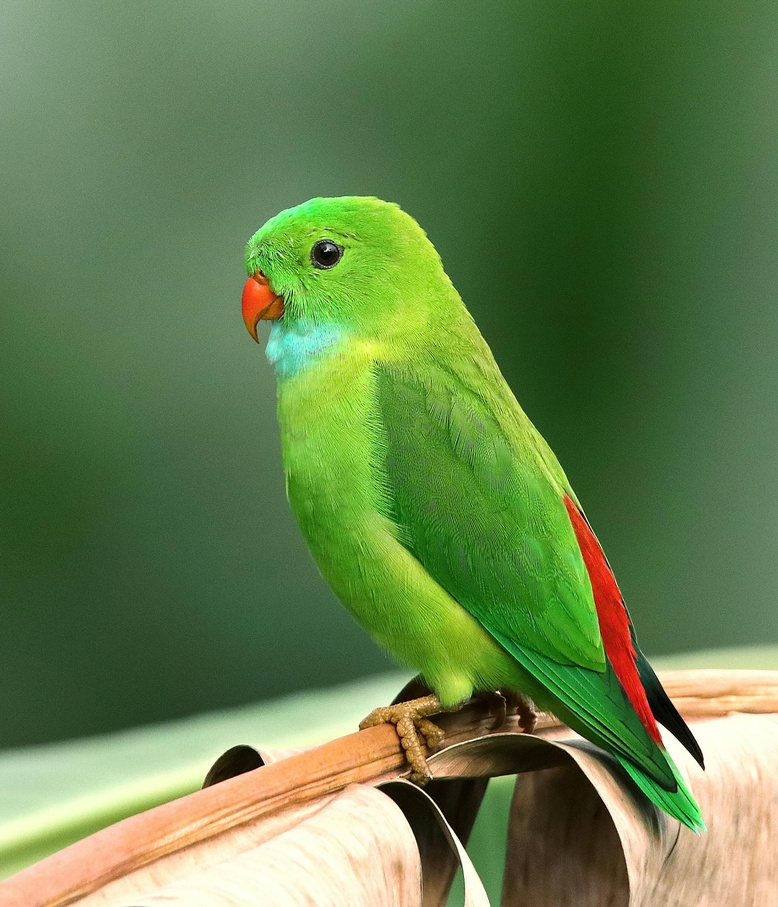
#> input picture Image Processing/photos/bird.jpg, 778 x 907 px, shrunk from 2250 x 2625 before the run, found by its file name
$ python Region_Split_and_Merge_Algorithm.py
#> lines starting #> are read from the running program, lines starting #| are printed output that depends on the picture; after the words box and inside, x2 and y2 are one past the last pixel; in counts of white or black regions, pixels touching at a corner belong together
# This is the Region Split and Merge Algorithm implementation
import cv2 as cv
import matplotlib.pyplot as plt
import numpy as np

def split_and_merge(image, threshold):
    height, width = image.shape
    segmented_image = np.zeros_like(image)

    def split(x, y, w, h):
        region = image[y:y+h, x:x+w]
        if np.std(region) < threshold:
            segmented_image[y:y+h, x:x+w] = np.mean(region)
        else:
            hw, hh = w//2, h//2
            if w > 1 and h > 1:
                split(x, y, hw, hh)
                split(x + hw, y, hw, hh)
                split(x, y + hh, hw, hh)
                split(x + hw, y + hh, hw, hh)

    split(0, 0, width, height)
    return segmented_image

def region_split_and_merge(image_path, threshold):
#> called with image_path = 'photos/bird.jpg', threshold = 15
    image = cv.imread(image_path, cv.IMREAD_GRAYSCALE)
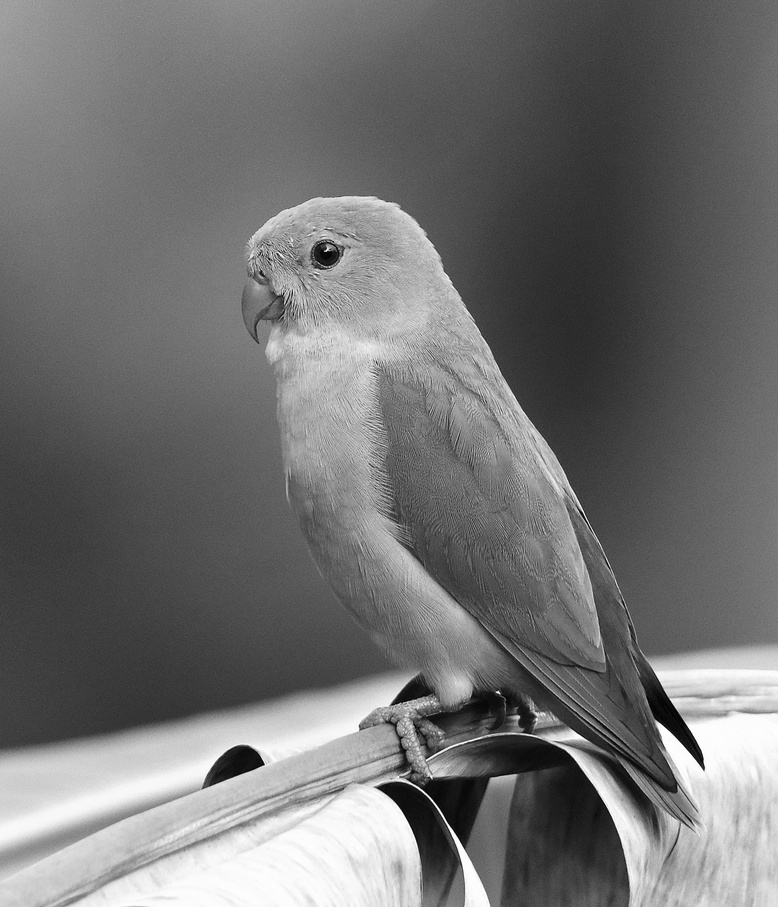
#> image: shape (907, 778); min 0, max 255, mean 113.4
    segmented_image = split_and_merge(image, threshold)
#> call 3 of split, with x = 0, y = 0, w = 194, h = 226
#> in split (call 3), `segmented_image[y:y+h, x:x+w] = np.mean(region)`:
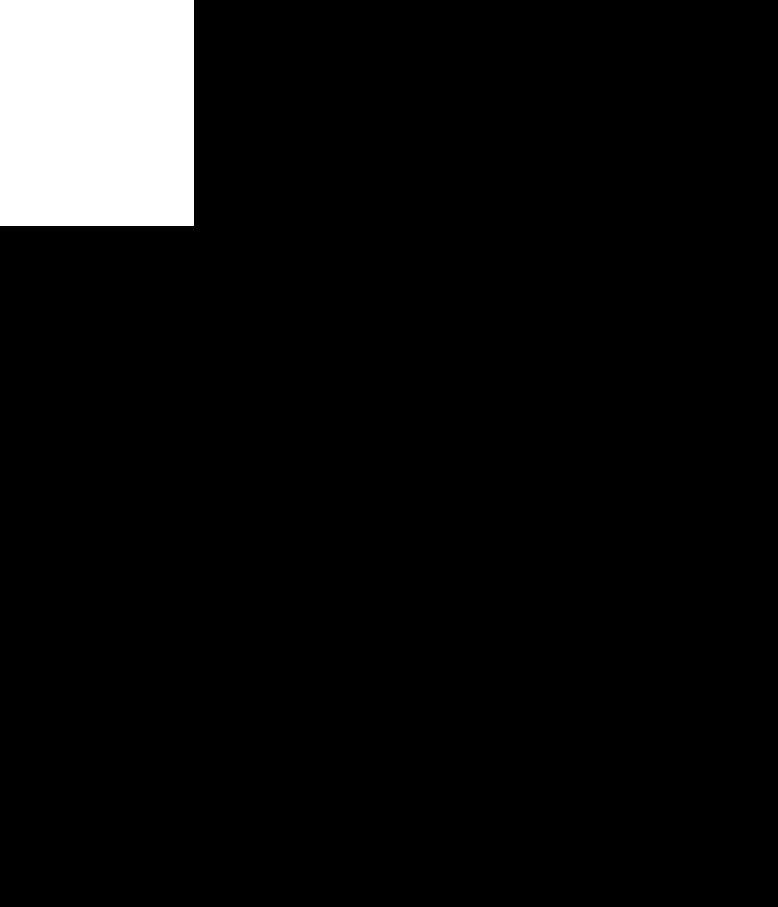
#> segmented_image: shape (907, 778); values 0 (black) and 127 (white), 6.2% white; 1 white region, box (x1, y1, x2, y2) and area: (0, 0, 194, 226) 43844
#> in split (call 5), `segmented_image[y:y+h, x:x+w] = np.mean(region)`: segmented_image: shape (907, 778); 1.55% of pixels changed, all inside (x1, y1, x2, y2) = (194, 0, 291, 113)
#> in split (call 6), `segmented_image[y:y+h, x:x+w] = np.mean(region)`: segmented_image: shape (907, 778); min 0, max 127, mean 11.5
#> in split (call 6), `segmented_image[y:y+h, x:x+w] = np.mean(region)`:
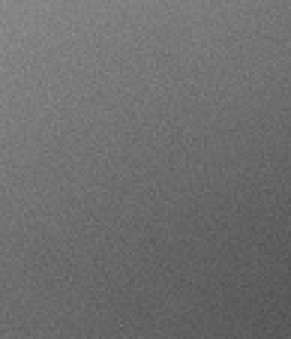
#> region: shape (113, 97) (shown 3 times larger); min 81, max 143, mean 110.4
#> in split (call 7), `segmented_image[y:y+h, x:x+w] = np.mean(region)`: segmented_image: shape (907, 778); min 0, max 127, mean 13.3
#> in split (call 7), `segmented_image[y:y+h, x:x+w] = np.mean(region)`:
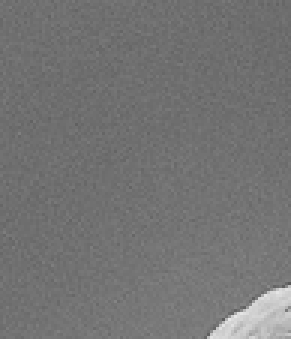
#> region: shape (113, 97) (shown 3 times larger); min 87, max 230, mean 115.7
#> in split (call 9), `segmented_image[y:y+h, x:x+w] = np.mean(region)`:
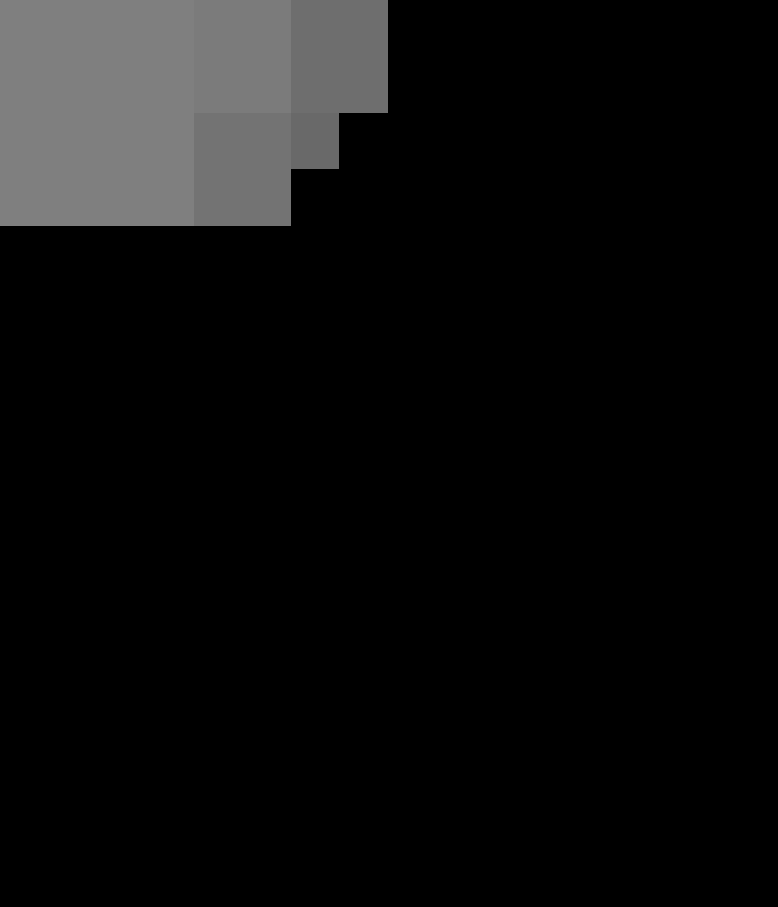
#> segmented_image: shape (907, 778); min 0, max 127, mean 13.7
#> in split (call 13), `segmented_image[y:y+h, x:x+w] = np.mean(region)`:
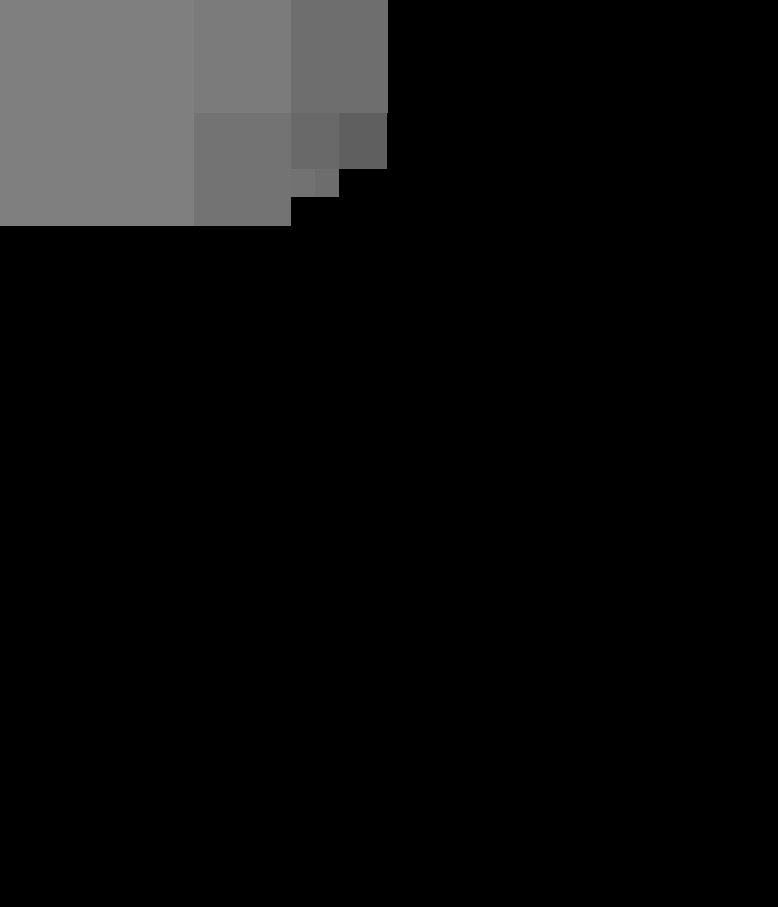
#> segmented_image: shape (907, 778); min 0, max 127, mean 14.3
#> in split (call 16), `segmented_image[y:y+h, x:x+w] = np.mean(region)`: segmented_image: shape (907, 778); 0.01% of pixels changed, all inside (x1, y1, x2, y2) = (291, 197, 297, 204)
#> in split (call 17), `segmented_image[y:y+h, x:x+w] = np.mean(region)`: segmented_image: shape (907, 778); min 0, max 127, mean 14.3
#> in split (call 19), `segmented_image[y:y+h, x:x+w] = np.mean(region)`: segmented_image: shape (907, 778); min 0, max 127, mean 14.3
#> in split (call 21), `segmented_image[y:y+h, x:x+w] = np.mean(region)`: segmented_image: shape (907, 778); min 0, max 127, mean 14.3
#> in split (call 22), `segmented_image[y:y+h, x:x+w] = np.mean(region)`: segmented_image: shape (907, 778); min 0, max 127, mean 14.3
#> in split (call 23), `segmented_image[y:y+h, x:x+w] = np.mean(region)`: segmented_image: shape (907, 778); min 0, max 127, mean 14.3
#> in split (call 24), `segmented_image[y:y+h, x:x+w] = np.mean(region)`: segmented_image: shape (907, 778); min 0, max 127, mean 14.3
#> in split (call 26), `segmented_image[y:y+h, x:x+w] = np.mean(region)`: segmented_image: shape (907, 778); min 0, max 135, mean 14.3
#> in split (call 27), `segmented_image[y:y+h, x:x+w] = np.mean(region)`: segmented_image: shape (907, 778); min 0, max 169, mean 14.3
#> in split (call 28), `segmented_image[y:y+h, x:x+w] = np.mean(region)`: segmented_image: shape (907, 778); min 0, max 222, mean 14.3
#> in split (call 29), `segmented_image[y:y+h, x:x+w] = np.mean(region)`: segmented_image: shape (907, 778); min 0, max 228, mean 14.3
#> in split (call 30), `segmented_image[y:y+h, x:x+w] = np.mean(region)`: segmented_image: shape (907, 778); min 0, max 228, mean 14.3
#> in split (call 33), `segmented_image[y:y+h, x:x+w] = np.mean(region)`: segmented_image: shape (907, 778); min 0, max 228, mean 14.3
#> in split (call 34), `segmented_image[y:y+h, x:x+w] = np.mean(region)`: segmented_image: shape (907, 778); min 0, max 228, mean 14.3
#> in split (call 35), `segmented_image[y:y+h, x:x+w] = np.mean(region)`: segmented_image: shape (907, 778); min 0, max 228, mean 14.3
#> in split (call 36), `segmented_image[y:y+h, x:x+w] = np.mean(region)`: segmented_image: shape (907, 778); min 0, max 228, mean 14.3
#> in split (call 38), `segmented_image[y:y+h, x:x+w] = np.mean(region)`: segmented_image: shape (907, 778); min 0, max 228, mean 14.3
#> in split (call 39), `segmented_image[y:y+h, x:x+w] = np.mean(region)`: segmented_image: shape (907, 778); min 0, max 228, mean 14.3
#> in split (call 40), `segmented_image[y:y+h, x:x+w] = np.mean(region)`: segmented_image: shape (907, 778); min 0, max 229, mean 14.3
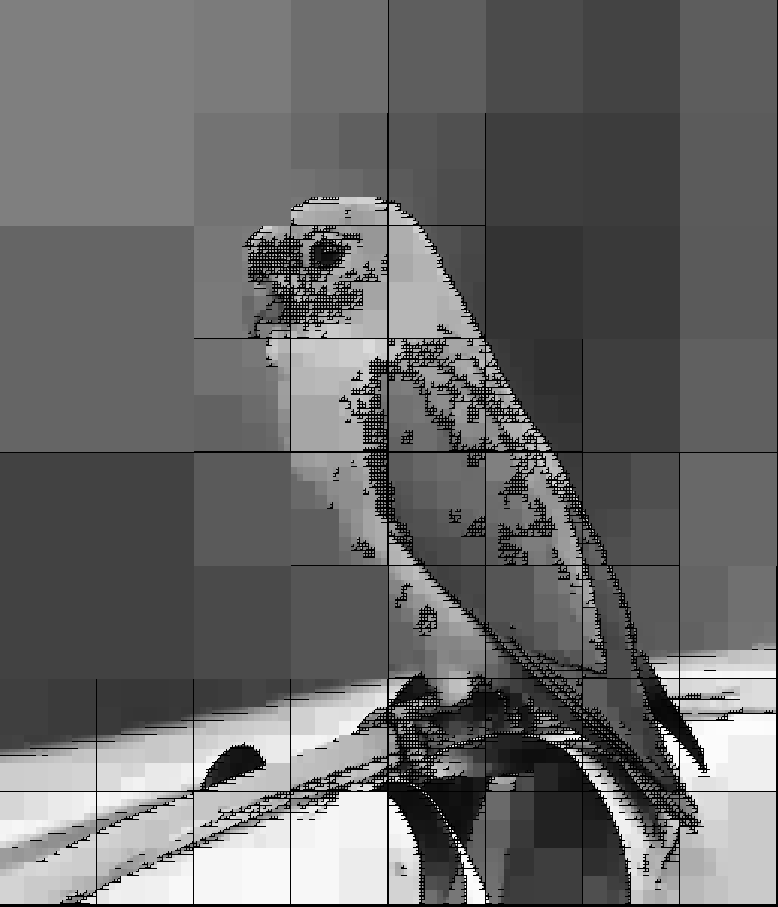
#> segmented_image: shape (907, 778); min 0, max 255, mean 105
    return image, segmented_image

image_path = 'photos/bird.jpg'
threshold = 15

original_image, segmented_image = region_split_and_merge(image_path, threshold)

fig, axes = plt.subplots(1, 2, figsize=(12, 6))
axes[0].imshow(original_image, cmap='gray')
axes[0].set_title("Original Image")
axes[0].axis("off")
axes[1].imshow(segmented_image, cmap='gray')
axes[1].set_title("Region Split and Merged Image")
axes[1].axis("off")
plt.show()

$ run again, with Image Processing/photos/11.jpg copied over Image Processing/photos/bird.jpg
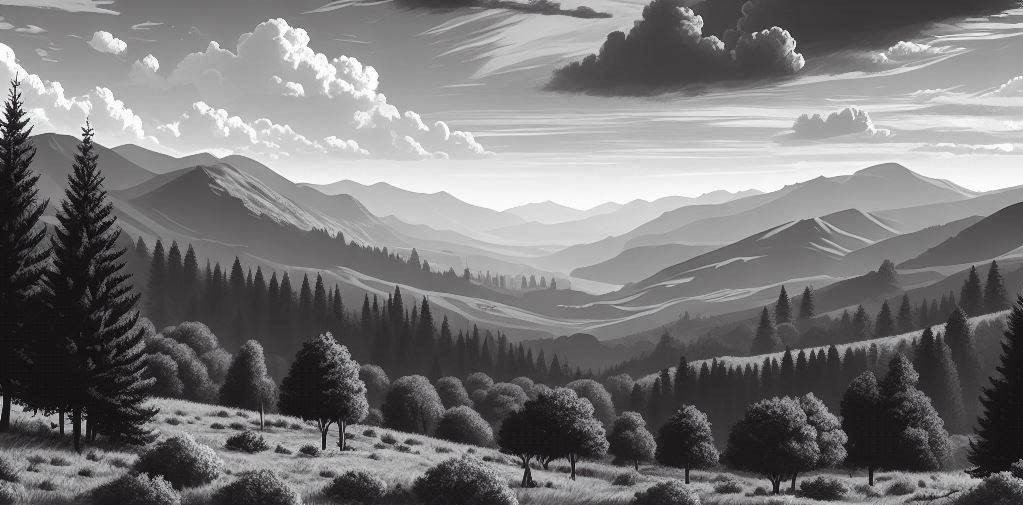
#> input picture Image Processing/photos/11.jpg, 1023 x 505 px, found by its file name
#> in split (call 31), `segmented_image[y:y+h, x:x+w] = np.mean(region)`:
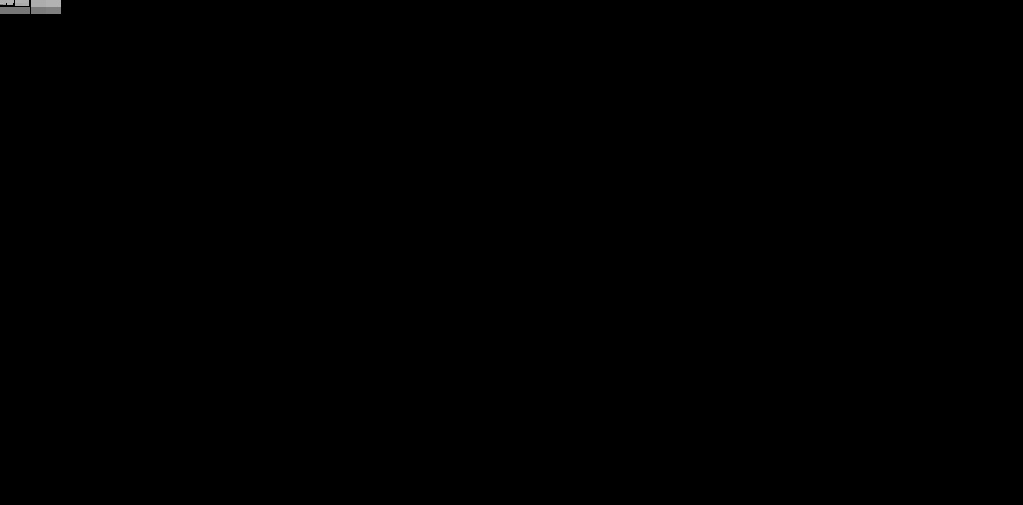
#> segmented_image: shape (505, 1023); min 0, max 188, mean 0.2
#> `plt.show()`:
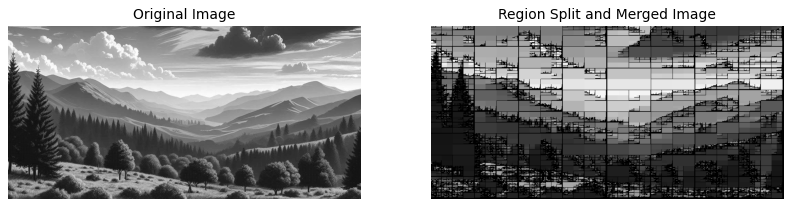
#> figure drawn by matplotlib, 2 panels

$ run again, with Image Processing/photos/3.jpg copied over Image Processing/photos/bird.jpg
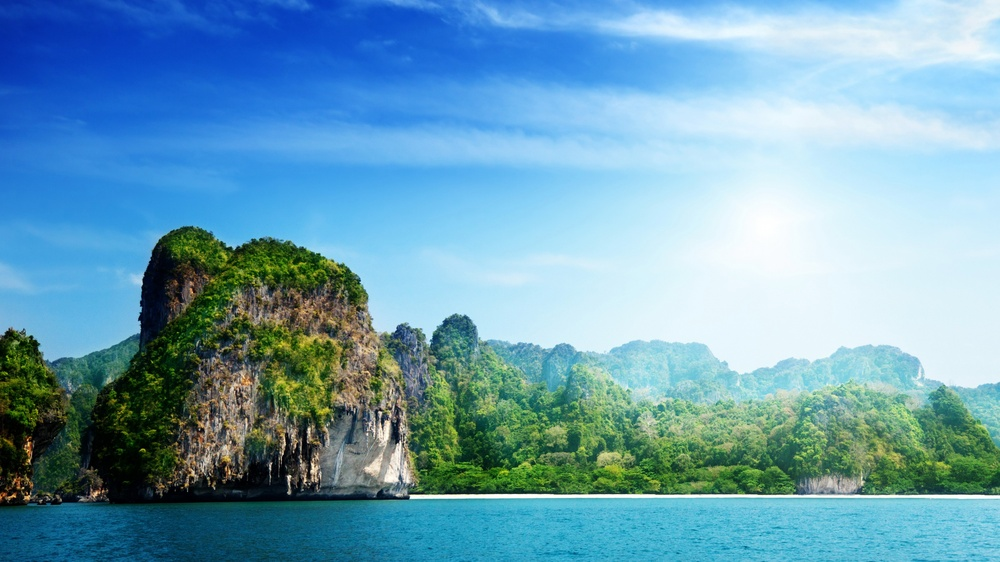
#> input picture Image Processing/photos/3.jpg, 1000 x 562 px, shrunk from 3840 x 2160 before the run, found by its file name
#> in region_split_and_merge, `segmented_image = split_and_merge(image, threshold)`:
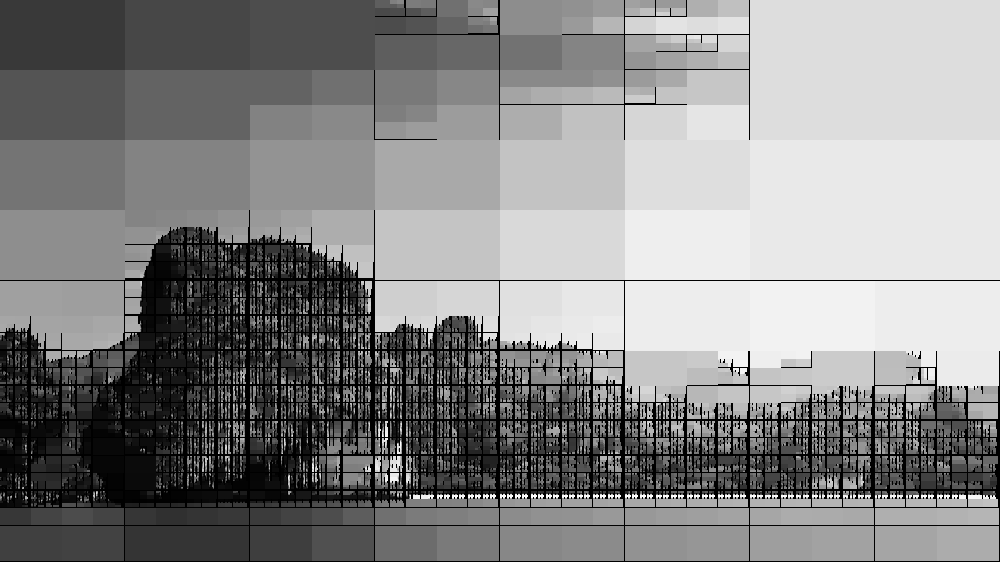
#> segmented_image: shape (562, 1000); min 0, max 255, mean 134.4
